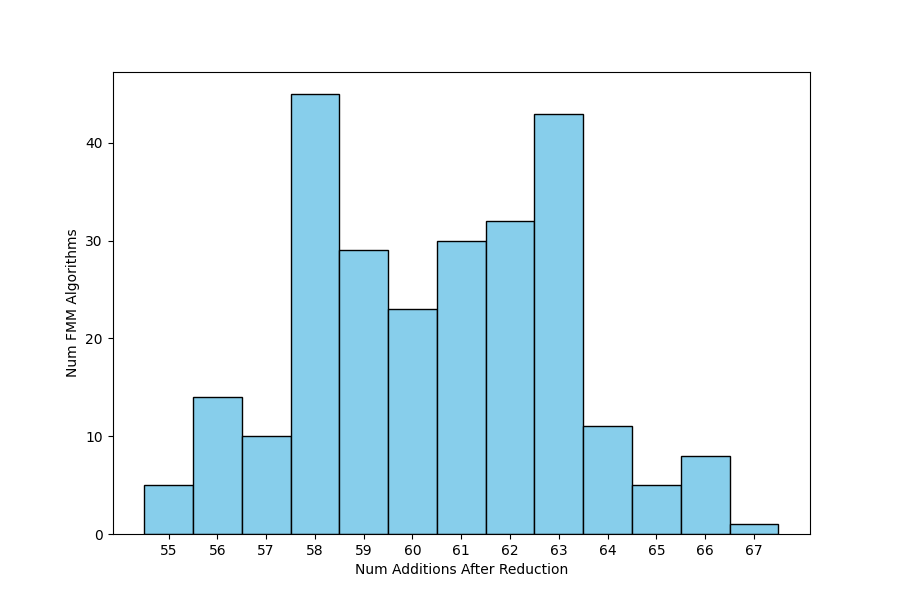

Write Python code to recreate this figure.
import matplotlib.pyplot as plt
import seaborn as sns # pip include seaborn
import numpy as np

raw_data = { # 256 entries
  55: 5,
  56: 14,
  57: 10,
  58: 45,
  59: 29,
  60: 23,
  61: 30,
  62: 32,
  63: 43,
  64: 11,
  65: 5,
  66: 8,
  67: 1
}

def main():
    data = []
    for num_additions, count in raw_data.items():
        data.extend([num_additions] * count)

    # create histogram
    plt.figure(figsize=(9, 6)) # Optional: Adjust figure size
    #ax = sns.histplot(data, bins=sorted(raw_data.keys()), kde=True, color='red', edgecolor='black', facecolor='skyblue', discrete=True)
    ax = sns.histplot(data, bins=sorted(raw_data.keys()), kde=False, color='red', edgecolor='black', facecolor='skyblue', discrete=True)

    # add labels and title
    ax.set_xlabel("Num Additions After Reduction")
    ax.set_ylabel("Num FMM Algorithms")
    #ax.set_title("Addition Count Distribution")
    ax.set_xticks(sorted(raw_data.keys())) #  x-axis ticks to match addition count

    # save plot to png file
    plt.savefig('fmm_addition_distribution_234_20260809_122929.png')

    # display plot
    #plt.show()

if __name__ == "__main__":
    main()
